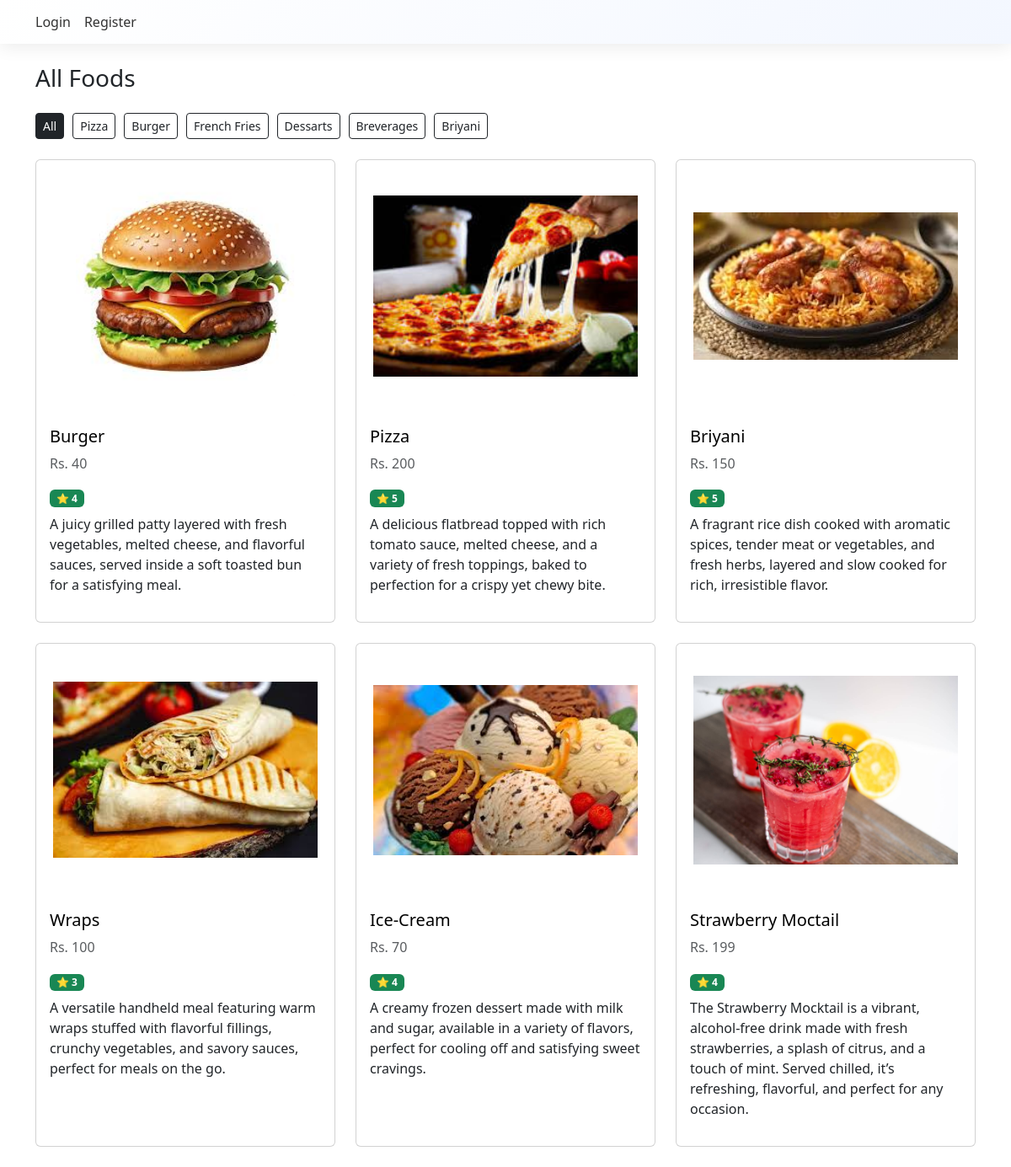
The app's page /allfoods/ with its own data.
### foodsapp/models.py (models this page shows, shortened)
class FoodItems(models.Model):
    Catageries = [
        ("PIZZA","Pizza"),
        ("BURGER","Burger"),
        ("FRENCH FRIES","French Fries"),
        ("DESSARTS","Dessarts"),
        ("BREVERAGES","Breverages"),
        ("BRIYANI","Briyani")
    ]
    name = models.CharField(max_length=100)
    price = models.IntegerField()
    rating = models.IntegerField()
    foodimg = models.ImageField(upload_to = "foodimg/",blank=True,null = True)
    description = models.TextField()
    catogery = models.CharField(max_length=100,choices=Catageries)

### foodsapp/views.py (the view)
# urls.py: path('allfoods/', views.allfoods, name='allfoods'),
def allfoods(request):
    selected_category = request.GET.get("catogery")
    foods = FoodItems.objects.all()
    if selected_category:
        foods = foods.filter(catogery=selected_category)
    return render(request, "foods/allfoods.html", {
        "allfooditem": foods,
        "categories": FoodItems.Catageries,
        "selected_category": selected_category,
    })

### foodsapp/context_processors.py (called while the page is built)
def cart_item_count(request):
    count = 0
    if request.user.is_authenticated:
        count = Cart.objects.count()
    return {"cart_count": count}

### templates/foods/allfoods.html (shortened to what this page needs)
{% extends 'base.html' %}
{% block content %}
<div class="container mt-4">
    <div class="d-flex justify-content-between align-items-center mb-3">
        <h3>All Foods</h3>
    </div>
    <div class="category-bar mb-4">
        <a href="{% url 'allfoods' %}"
           class="btn btn-sm {% if not selected_category %}btn-dark{% else %}btn-outline-dark{% endif %}">
            All
        </a>
        {% for value, name in categories %}
            <a href="?catogery={{ value }}"
               class="btn btn-sm {% if selected_category == value %}btn-dark{% else %}btn-outline-dark{% endif %}">
                {{ name }}
            </a>
        {% endfor %}
    </div>
    <div class="row">
        {% for i in allfooditem %}
        <div class="col-md-4 mb-4">
            <div class="card h-100">
                {% if i.foodimg %}
                    <a href="/{{ i.id }}"><img src="{{ i.foodimg.url }}" class="card-img-top" alt="{{ i.name }}"></a>
                {% endif %}
                <div class="card-body">
                    <h5 class="card-title">
                        <a href="/{{ i.id }}" style="text-decoration:none; color:black;">
                         {{ i.name }}
                        </a>
                        </h5>
                    <p class="text-muted">Rs. {{ i.price }}</p>
                    <span class="badge bg-success">⭐ {{ i.rating }}</span>
                    <p class="mt-2">{{ i.description }}</p>
                </div>
            </div>
        </div>
        {% empty %}
            <p>No Food Items Found</p>
        {% endfor %}
    </div>
</div>
{% endblock %}

### templates/base.html (shortened to what this page needs)
<!DOCTYPE html>
<html lang="en">
<head>
<link href="https://cdn.jsdelivr.net/npm/bootstrap@5.3.2/dist/css/bootstrap.min.css" rel="stylesheet">
<link rel="stylesheet" href="https://cdnjs.cloudflare.com/ajax/libs/font-awesome/6.5.1/css/all.min.css">
</head>
<body>
<nav class="navbar navbar-expand-lg custom-navbar">
<div class="container">
    <div class="d-flex gap-3 align-items-center">
        {% if user.is_authenticated %}
        <a class="nav-link" href="{% url 'home' %}">Home</a>
        <a class="nav-link" href="{% url 'profile'%}">Profile</a>
        <a class="nav-link" href="{% url 'allfoods'%}">All Food</a>
        <a class="nav-link" href="{% url 'logout' %}">Logout</a>
        {% else %}
        <a class="nav-link" href="{% url 'login' %}">Login</a>
        <a class="nav-link" href="{% url 'register' %}">Register</a>
        {% endif %}
    </div>
</div>
</nav>
{% block content %}
{% endblock %}
</body>
</html>

### templates/base.html (style rules this page uses)
.custom-navbar { background: linear-gradient(135deg,#ffffff,#f3f7ff); box-shadow: 0 4px 20px rgba(0,0,0,0.08); padding: 14px 0; }
.nav-link { font-weight: 500; color: #333 !important; transition: all .3s ease; }

### templates/foods/allfoods.html (style rules this page uses)
img { height: 300px; width: 100%; object-fit: contain; padding: 20px; }
.category-bar { display: inline-flex; gap: 10px; flex-wrap: wrap; width: fit-content; }

### records on screen
FoodItems: foodimg (picture), name "Burger", price "40", rating "4", description "A juicy grilled patty layered with fresh vegetables, melted cheese, and flavorful sauces, served inside a soft toasted bun for a satisfying meal."
FoodItems: foodimg (picture), name "Pizza", price "200", rating "5", description "A delicious flatbread topped with rich tomato sauce, melted cheese, and a variety of fresh toppings, baked to perfection for a crispy yet chewy bite."
FoodItems: foodimg (picture), name "Briyani", price "150", rating "5", description "A fragrant rice dish cooked with aromatic spices, tender meat or vegetables, and fresh herbs, layered and slow cooked for rich, irresistible flavor."
FoodItems: foodimg (picture), name "Wraps", price "100", rating "3", description "A versatile handheld meal featuring warm wraps stuffed with flavorful fillings, crunchy vegetables, and savory sauces, perfect for meals on the go."
FoodItems: foodimg (picture), name "Ice-Cream", price "70", rating "4", description "A creamy frozen dessert made with milk and sugar, available in a variety of flavors, perfect for cooling off and satisfying sweet cravings."
FoodItems: foodimg (picture), name "Strawberry Moctail", price "199", rating "4", description "The Strawberry Mocktail is a vibrant, alcohol-free drink made with fresh strawberries, a splash of citrus, and a touch of mint. Served chilled, it’s refreshing, flavorful, and perfect for any occasion."

### other values on screen
{{ name }} "Pizza" "Burger" "French Fries" "Dessarts" "Breverages" "Briyani"
